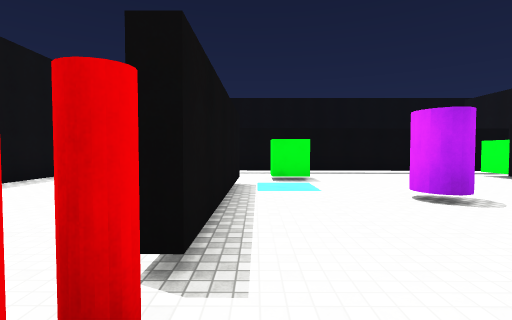
view 1 (above)

22 first-person views from a walk through a 3-D level made in the Unity game engine. The camera is 1.5 m above the floor, tilts 2° down and sees 85° across. The floor is counted in squares, 2 m on a side. Each view is taken from the middle of a square. On the plan, view 1 faces up. The plan holds only what a view shows up to about 10 squares ahead; the rest is blank. The place goes on beyond the plan. Surface patterns are stand-ins for the level's own textures.

view 2
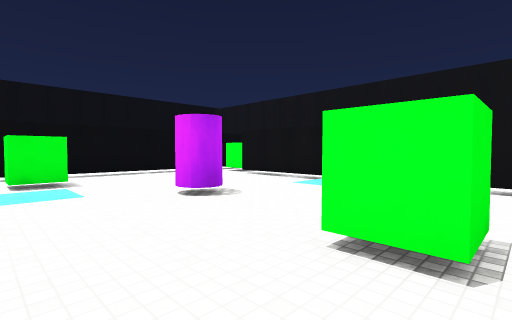

view 3
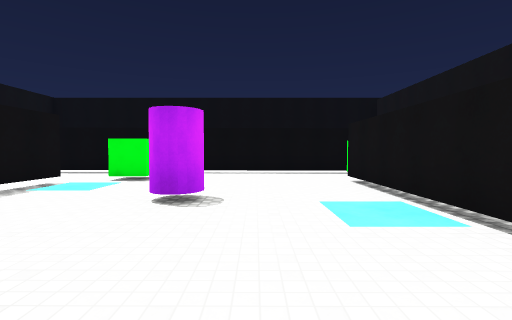

view 4
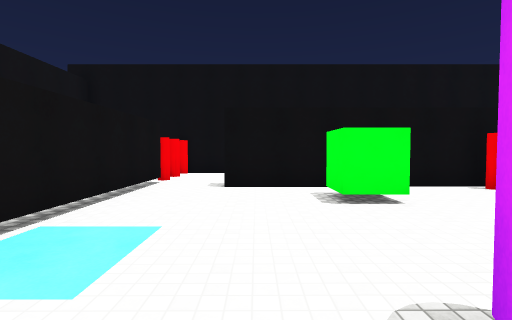

view 5
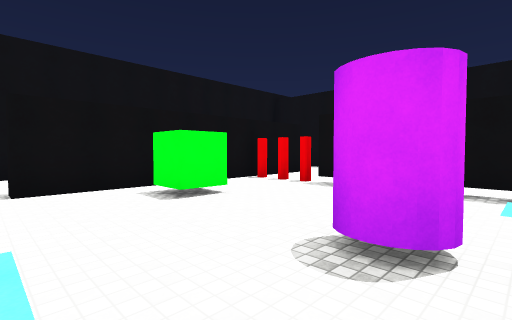

view 6
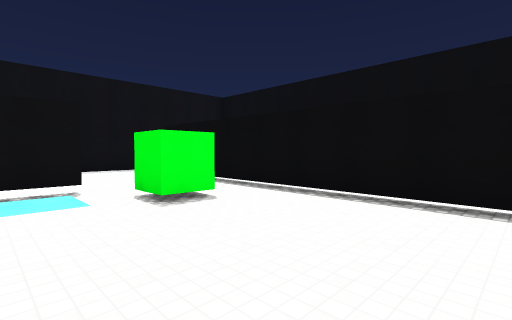

view 7
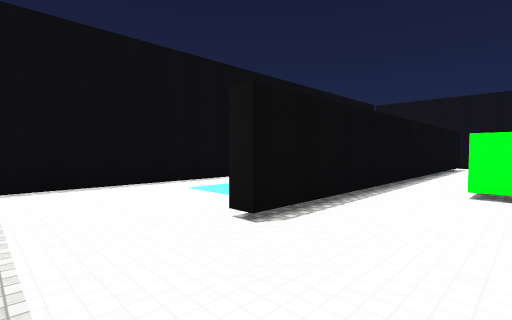

view 8
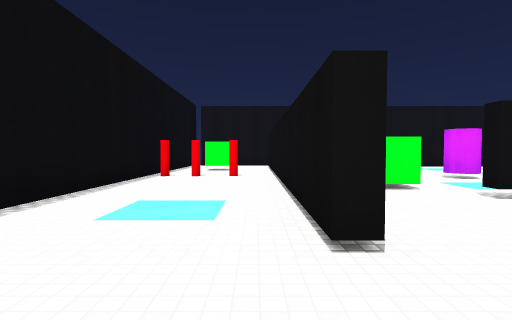

view 9
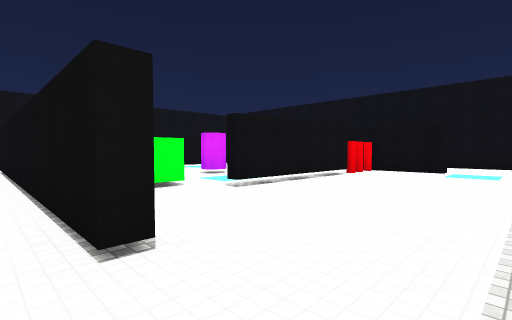

view 10
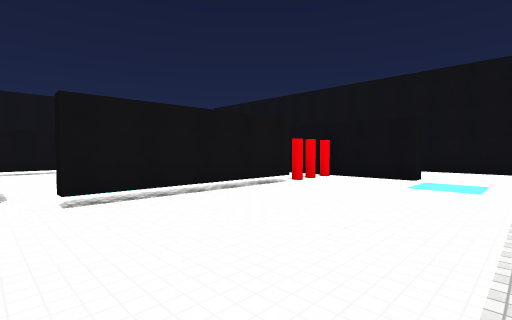

view 11
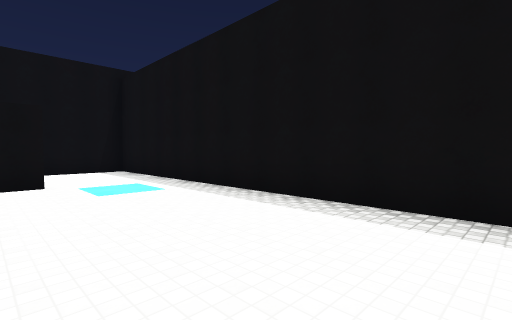

view 12
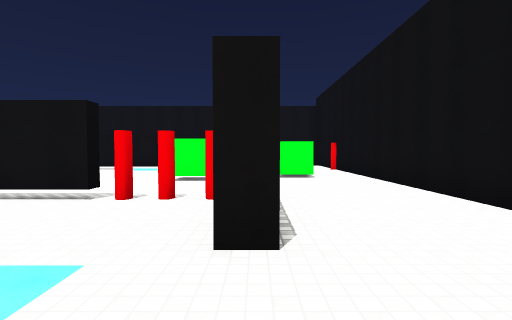

view 13
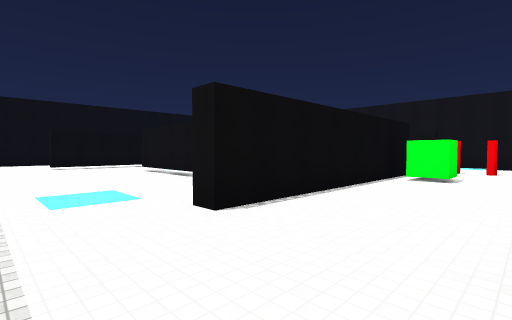

view 14
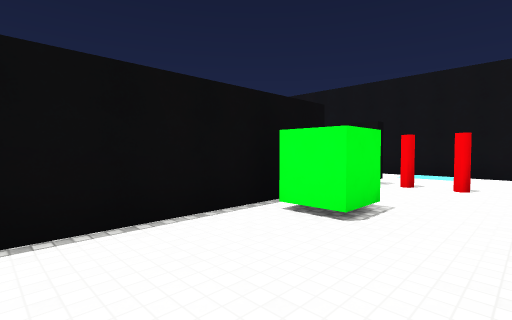

view 15
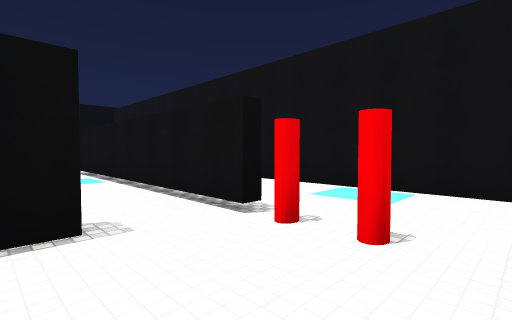

view 16
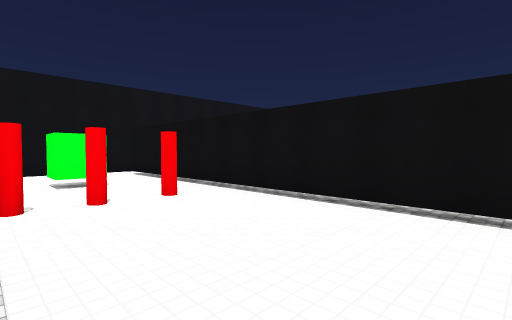

view 17
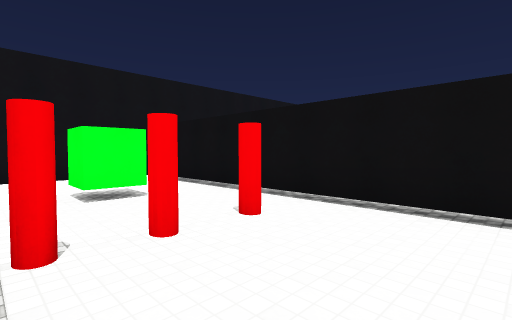

view 18
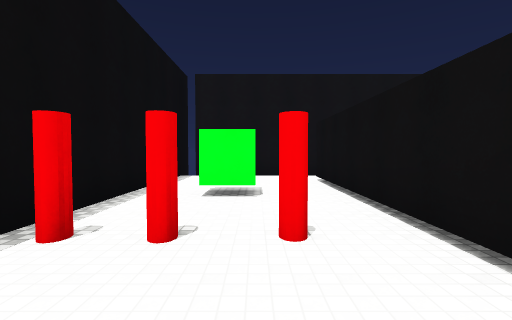

view 19
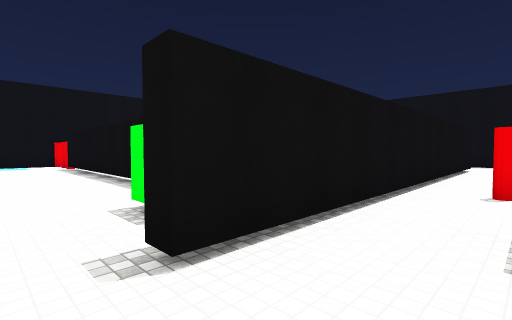

view 20
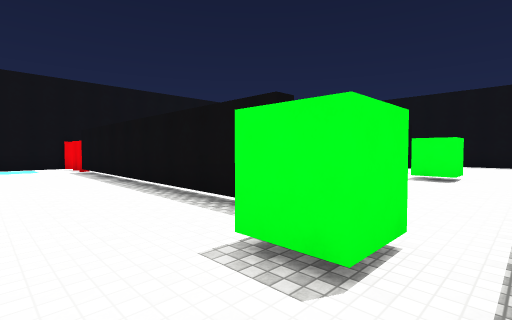

view 21
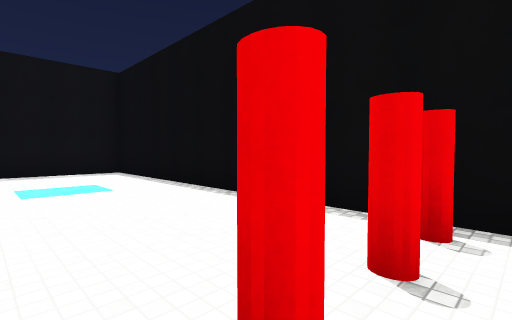

view 22
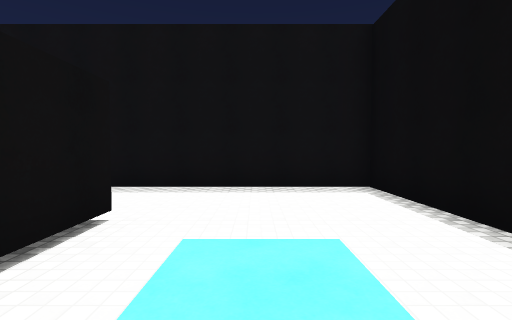

### Floor plan
Key: @ floor where view 1 was taken; # wall or solid block; x gap in a wall; . floor; / step, stairs or slope; T thing the floor can be seen under or through; C green cube; P purple cylinder.
Columns run from 6 left of view 1 to 10 right of it. Each row starts with its distance up from view 1.
 14 ################
 13 #...............x
 12 #...........C...#
 11 #........#..C...#
 10 #...............#
  9 #...###TTTTTT##.#
  8 #............C..
  7 #......C........
  6 #....#......#...
  5 #....#......#...
  4 #....#...P..#...
  3 #....#...../#...
  2 #....#......#...
  1 #.......C...#...#
  0 #.....@.....#...#
 -1 #...#######.#...#
 -2 #........C..#../#
 -3 #...............#
 -4 #...............#
 -5 ###############

Positions as (right, up) in squares from view 1, and headings:
1: (0, 0), facing up
2: (0, 0), facing up-right
3: (4, 0), facing up
4: (4, 5), facing down
5: (5, 5), facing down-left
6: (5, 5), facing up-left
7: (-5, 7), facing up-right
8: (-5, 10), facing right
9: (-5, 10), facing down-right
10: (-5, 7), facing down-right
11: (-2, 6), facing down-left
12: (-5, -1), facing right
13: (-5, -4), facing up-right
14: (0, -4), facing up-right
15: (4, -4), facing up-right
16: (-1, 13), facing down-right
17: (1, 13), facing down-right
18: (1, 11), facing right
19: (9, 11), facing down-left
20: (9, 9), facing down-left
21: (4, 10), facing up-left
22: (0, 11), facing left
